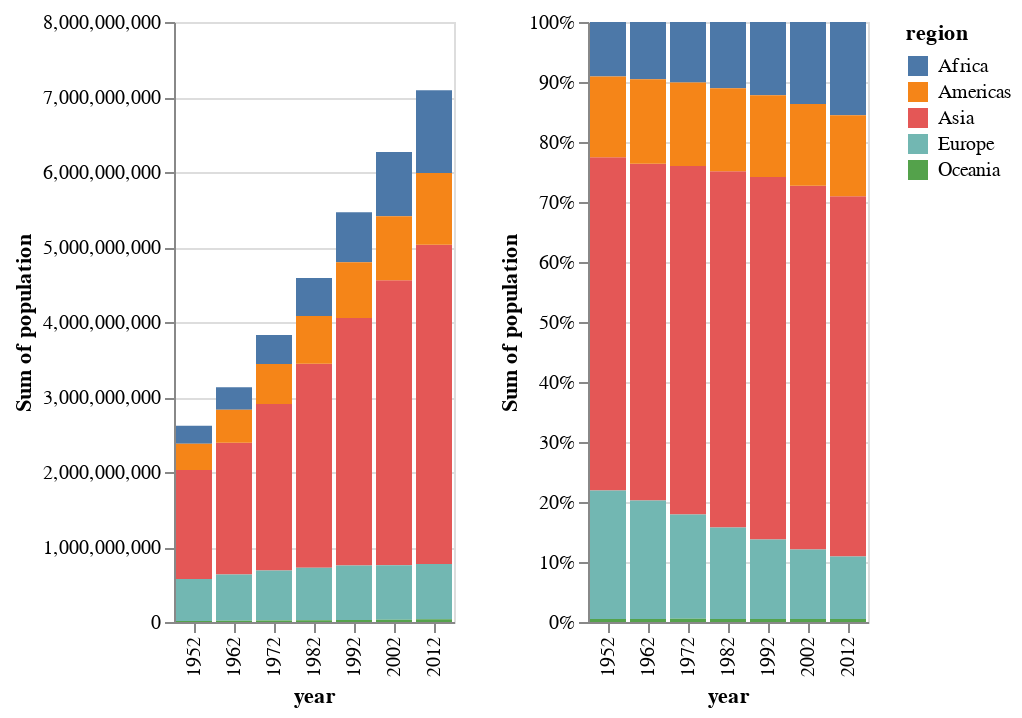

Notebook cell for this chart:
### Code cell
stacked = alt.Chart(subset).mark_bar().encode(
    x = 'year:O',
    y = 'sum(population):Q',
    color = 'region:N'
)

stackpercent = alt.Chart(subset).mark_bar().encode(
    x = 'year:O',
    y = alt.Y('sum(population):Q', stack = 'normalize'),
    color = 'region:N'
)

stacked | stackpercent

### Figure 1 — Vega-Lite specification as saved in the notebook (floating-point values rounded to 4 significant figures; data arrays with more than 128 entries replaced by an {"elided": "..."} marker saying what was removed)
{"config": {"view": {"continuousWidth": 300, "continuousHeight": 300}}, "hconcat": [{"mark": {"type": "bar"}, "encoding": {"color": {"field": "region", "type": "nominal"}, "x": {"field": "year", "type": "ordinal"}, "y": {"aggregate": "sum", "field": "population", "type": "quantitative"}}}, {"mark": {"type": "bar"}, "encoding": {"color": {"field": "region", "type": "nominal"}, "x": {"field": "year", "type": "ordinal"}, "y": {"aggregate": "sum", "field": "population", "stack": "normalize", "type": "quantitative"}}}], "data": {"name": "data-e164ef4d1c68b0e3f0a192b0a134d254"}, "$schema": "https://vega.github.io/schema/vega-lite/v5.20.1.json", "datasets": {"data-e164ef4d1c68b0e3f0a192b0a134d254": {"elided": "1246 records"}}}
